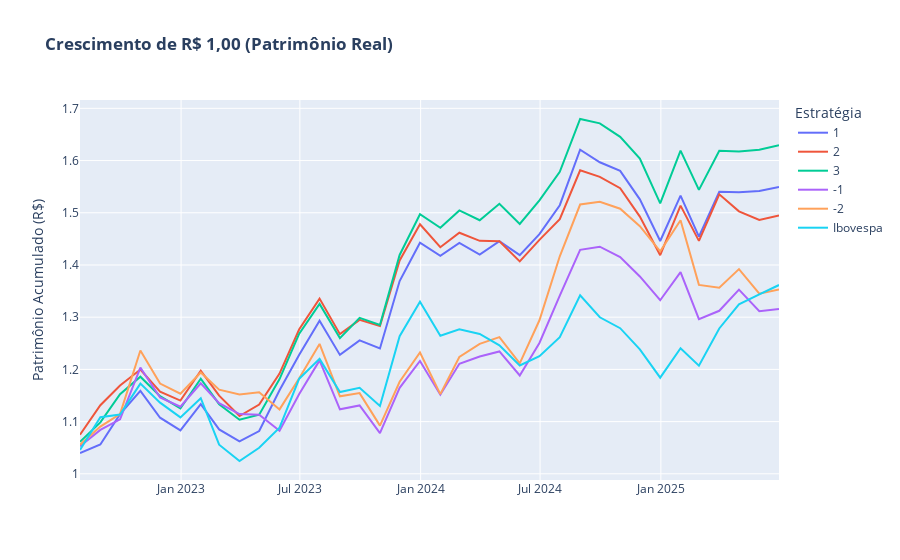

The notebook cell saved with this chart:
### Code cell
# Supondo que 'df_retornos' (com os retornos excedentes das estratégias),
# 'selic_mensal', 'ibov_retornos_brutos' (brutos) e 'indice_backtest' já existem.

import plotly.io as pio
from IPython.display import Image, display

# Fatia a Selic para o período do backtest
selic_fatiada = selic_mensal.loc[indice_backtest]

# Adiciona a Selic de volta aos retornos excedentes para obter os retornos brutos das estratégias
df_retornos_brutos = df_retornos.add(selic_fatiada['Taxa_Livre_Risco'], axis=0)

# Fatia os retornos brutos do Ibovespa para o mesmo período
ibov_retornos_brutos_fatiado = ibov_retornos_brutos.loc[indice_backtest]


# --- A CORREÇÃO ESTÁ AQUI ---
# Adicionamos a série de retornos do Ibovespa como uma nova coluna
# ao DataFrame que será usado para o gráfico.
df_retornos_brutos['Ibovespa'] = ibov_retornos_brutos_fatiado
# ---------------------------


print("\n--- Gráfico 1: Curva de Patrimônio Real (Baseado nos Retornos Brutos) ---")
df_acumulado_bruto = (1 + df_retornos_brutos).cumprod()

# ✅ Força o índice a ser datetime
df_acumulado_bruto = (1 + df_retornos_brutos).cumprod()

# Converte o índice para datetime (caso ainda não seja)
df_acumulado_bruto.index = pd.to_datetime(df_acumulado_bruto.index)

# Cria lista de datas explícitas
datas = df_acumulado_bruto.index.tolist()

fig_bruto = go.Figure()
for col in df_acumulado_bruto.columns:
    fig_bruto.add_trace(
        go.Scatter(
            x=datas,  # usa lista explícita de datas
            y=df_acumulado_bruto[col],
            mode='lines',
            name=col
        )
    )

fig_bruto.update_layout(
    title_text='<b>Crescimento de R$ 1,00 (Patrimônio Real)</b>',
    yaxis_title='Patrimônio Acumulado (R$)',
    legend_title='Estratégia',
    xaxis=dict(
        tickformat="%b %Y",  # exibe mês abreviado + ano
        tickangle=0
    )
)

# Gráfico interativo
fig_bruto.show()

# Salva o PNG
png_path = "grafico_patrimonio_real.png"
pio.write_image(fig_bruto, png_path, width=1200, height=800)

# Exibe o PNG no notebook
display(Image(filename=png_path))
